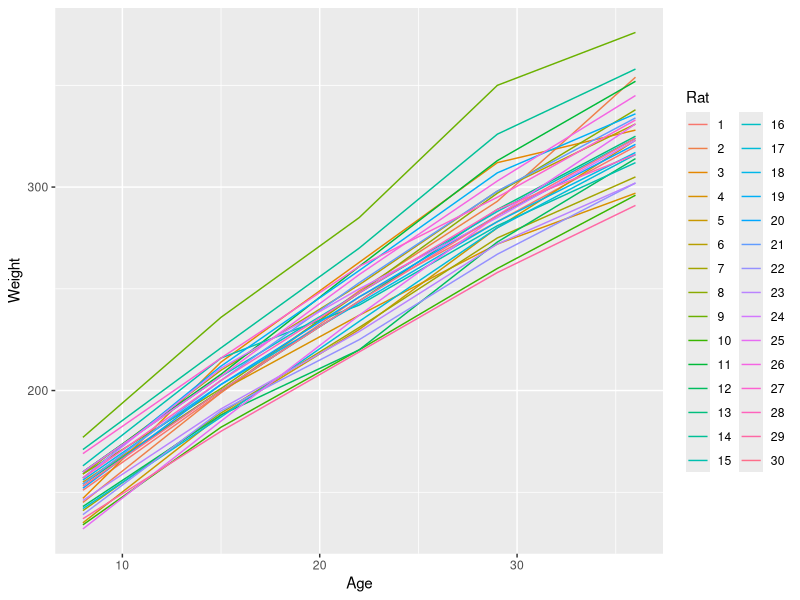
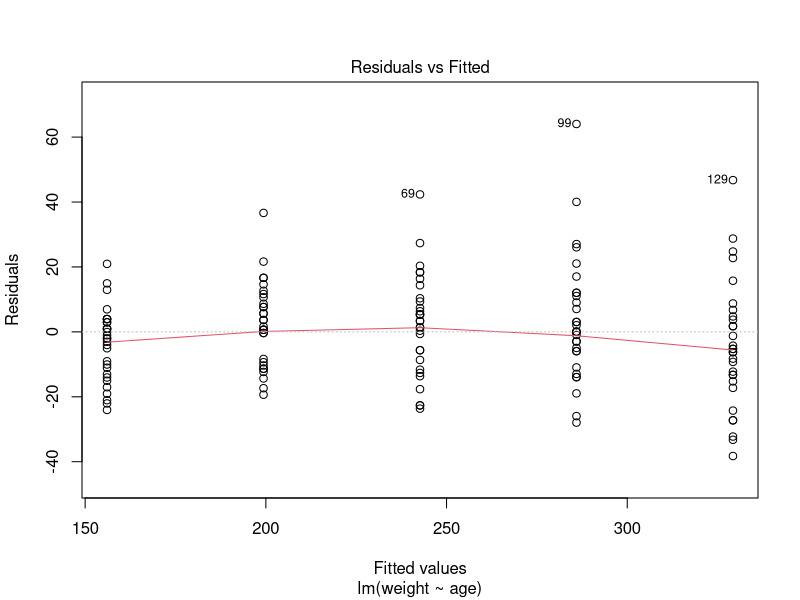
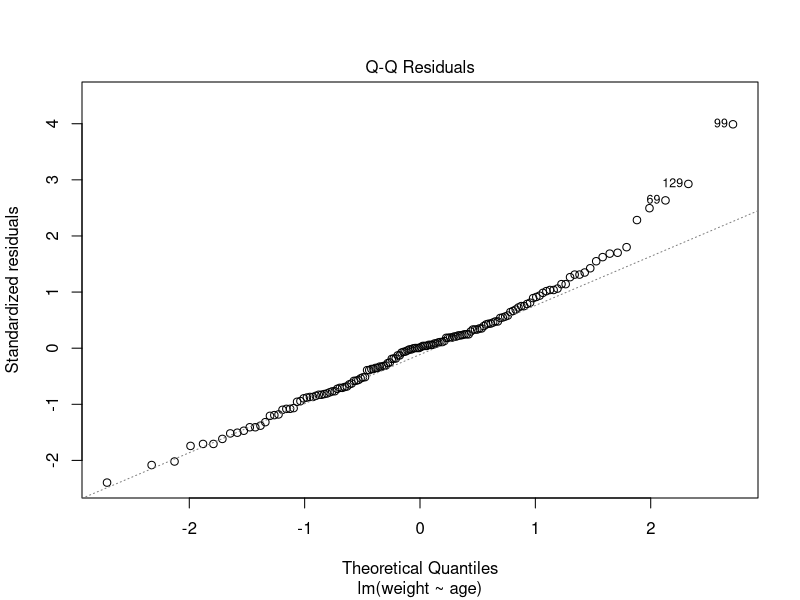
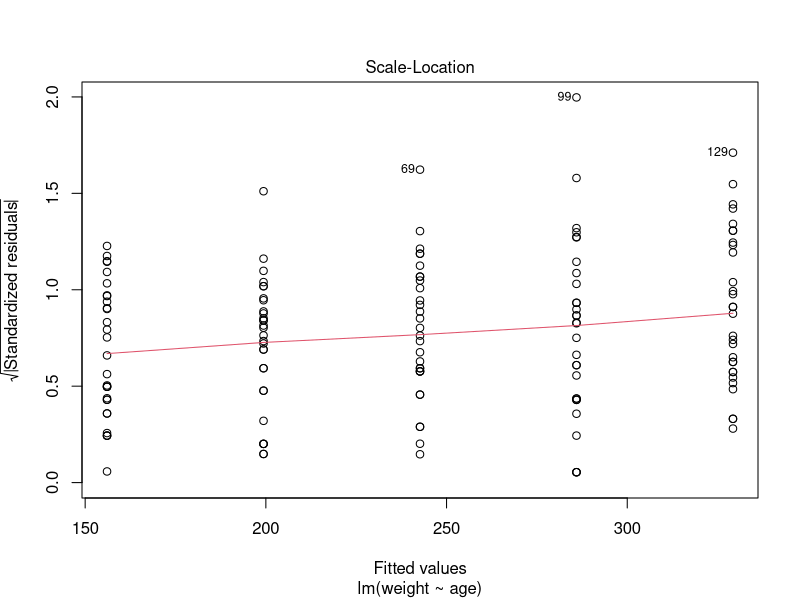
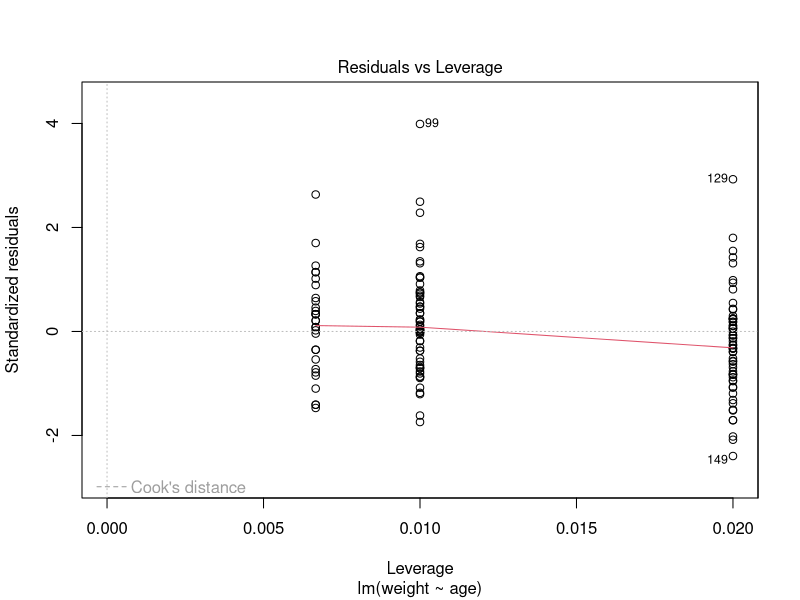
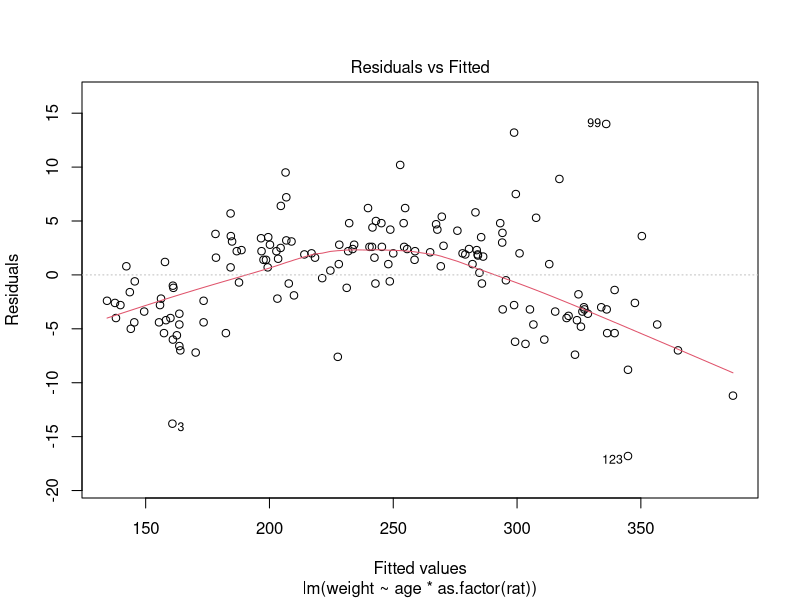
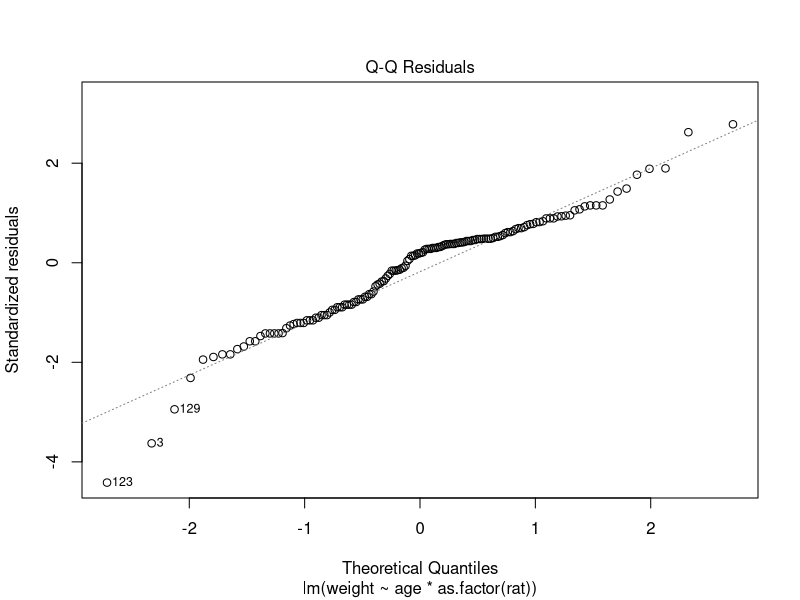
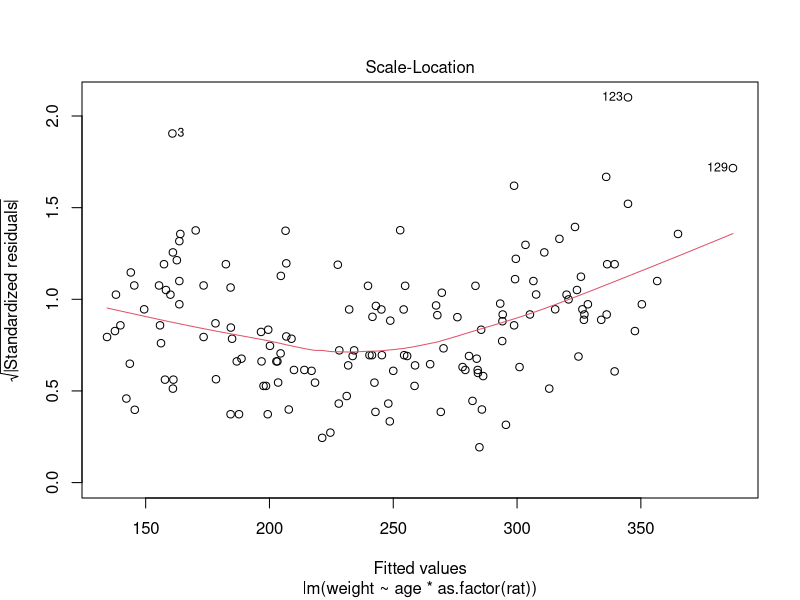

R code for these plots, in order:
## ---- chunk 1
knitr::opts_chunk$set(echo = TRUE, warning=FALSE, message=FALSE)
## ---- chunk 2
library(tidyverse)
library(magrittr)
dat = read.csv('../../data/insurance.csv')

# largest possible interaction model:
mod1 = glm( y~ n + as.factor(car)*as.factor(age)*as.factor(dist), data=dat, family=poisson)
mod1 %>% summary
## ---- chunk 3
mod2 = glm( y~ n + car + age + as.factor(dist), data=dat, family=poisson)
mod2 %>% summary
## ---- chunk 4
D1 = 0 
df1 = 0
D2 = 501.79
df2 = 27

delta.D = D2 - D1
df = df2-df1

p.val = pchisq(delta.D,df,lower.tail=FALSE)
p.val
## ---- chunk 5
dat = read.csv('../../data/rats.csv')

ggplot(dat,aes(x=age,y=weight,color=as.factor(rat))) + geom_line() + labs(x='Age',y='Weight',color='Rat')
## ---- chunk 6
mod.lm = lm(weight~age,data=dat)
summary(mod.lm)
plot(mod.lm)
## ---- chunk 7
mod.lm.interaction = lm(weight~age*as.factor(rat),data=dat)
summary(mod.lm.interaction)
plot(mod.lm.interaction)
## ---- chunk 8
library(lme4)
mod.lmer = lmer(weight~(age|rat),data=dat)
summary(mod.lmer)
hist(ranef(mod.lmer)$rat[,1])
hist(ranef(mod.lmer)$rat[,2])
plot(mod.lmer)
## ---- chunk 9
new.dat = data.frame('rat'=rep(1:2,each=5),
                     'age'=rep(unique(dat$age),2),
                     'weight'=dat %>%
                       filter(rat%in%c(1,2)) %>%
                       arrange(rat) %>%
                       dplyr::select(weight)
                     )

pred.lm = new.dat
pred.lm$pred = predict(mod.lm,newdata=new.dat)
pred.lm$model = 'Linear Model'

pred.lm.interaction = new.dat
pred.lm.interaction$pred = predict(mod.lm.interaction,newdata=new.dat)
pred.lm.interaction$model = 'Linear Model w/ Interaction'

pred.lmer = new.dat
pred.lmer$pred = predict(mod.lmer,newdata=new.dat)
pred.lmer$model = 'Hiearchical Model'

plt.df = rbind(pred.lm,pred.lm.interaction,pred.lmer)

ggplot(plt.df,aes(x=age)) + 
         geom_point(aes(y=weight)) +
         geom_line(aes(y=pred,color=model)) +
         facet_wrap(~rat) +
         labs(x='Age',y='Weight',color='Model')
## ---- chunk 10
n = 100
sigma2.samps = exp(runif(n,-1e6,log(64)))
beta1.samps = runif(n,0,100)
height.samps = rnorm(n,120+beta1.samps,sigma2.samps)

hist(height.samps)
